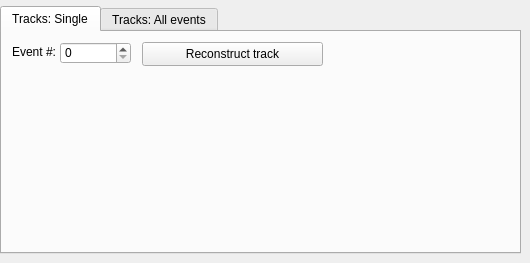
    <widget class="QWidget" name="page_4">
     <widget class="QTabWidget" name="twTracks">
      <property name="geometry">
       <rect>
        <x>0</x>
        <y>6</y>
        <width>521</width>
        <height>248</height>
       </rect>
      </property>
      <property name="currentIndex">
       <number>0</number>
      </property>
      <widget class="QWidget" name="tabSingleTrack">
       <attribute name="title">
        <string>Tracks: Single</string>
       </attribute>
       <widget class="QPushButton" name="pbReconstructTrack">
        <property name="geometry">
         <rect>
          <x>140</x>
          <y>10</y>
          <width>181</width>
          <height>24</height>
         </rect>
        </property>
        <property name="text">
         <string>Reconstruct track</string>
        </property>
       </widget>
       <widget class="QSpinBox" name="sbEventNumberInspectTrack">
        <property name="geometry">
         <rect>
          <x>58</x>
          <y>10</y>
          <width>71</width>
          <height>22</height>
         </rect>
        </property>
        <property name="maximum">
         <number>100000000</number>
        </property>
       </widget>
       <widget class="QLabel" name="label_79">
        <property name="geometry">
         <rect>
          <x>10</x>
          <y>12</y>
          <width>53</width>
          <height>16</height>
         </rect>
        </property>
        <property name="text">
         <string>Event #:</string>
        </property>
       </widget>
      </widget>
      <widget class="QWidget" name="tabAllTracks">
       <attribute name="title">
        <string>Tracks: All events</string>
       </attribute>
      </widget>
     </widget>
    </widget>
